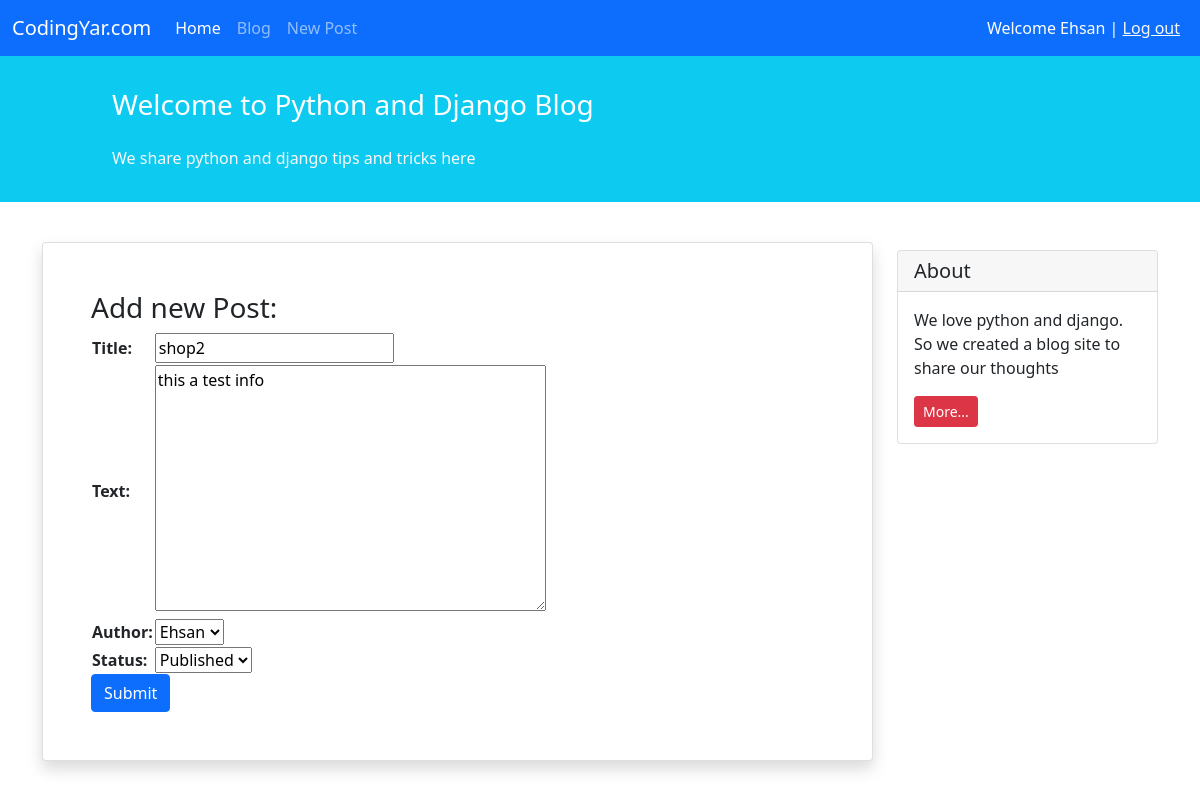
The app's page /blog/6/update/ (signed in) with its own data.
### blog/models.py (models this page shows, shortened)
class Post(models.Model):
    STATUS_CHOICES = (
        ('pub', 'Published'),
        ('drf', 'Draft')
    )
    title = models.CharField(max_length=100)
    text = models.TextField()
    author = models.ForeignKey('auth.User', on_delete=models.CASCADE)
    datetime_created = models.DateTimeField(auto_now_add=True)
    datetime_modified = models.DateTimeField(auto_now=True)
    status = models.CharField(choices=STATUS_CHOICES, max_length=3)

### blog/views.py (the view)
# urls.py: path('<int:pk>/update/', views.PostUpdateView.as_view(), name='post_update'),
class PostUpdateView(generic.UpdateView):
    model = Post
    form_class = NewPostForm
    template_name = 'blog/post_create.html'

### blog/forms.py
class NewPostForm(forms.ModelForm):
    class Meta:
        model = Post
        fields = ['title', 'text', 'author', 'status']

### blog/templates/blog/post_create.html (shortened to what this page needs)
{% extends '_base.html' %}
{% block content %}
    <div class="container mt-4">
        <div class="row">
            <div class="col-9">
                <div class="card shadow my-3 p-5">
                    <h3>Add new Post:</h3>
                    <form method="POST">
                        <table>
                            {{ form.as_table }}
                        </table>
                        <button type="submit" class="btn btn-primary">Submit</button>
                    </form>
                </div>
            </div>
            <div class="col-3">
                <div class="card my-4">
                    <h5 class="card-header">About</h5>
                    <div class="card-body">
                        <p class="card-text">We love python and django. So we created a blog site to share our
                            thoughts</p>
                        <a href="#"
                           class="btn btn-sm btn-danger">
                            More...
                        </a>
                    </div>
                </div>
            </div>
        </div>
    </div>
{% endblock content %}

### templates/_base.html (shortened to what this page needs)
<!doctype html>
<html lang="en">
<head>
    <link href="https://cdn.jsdelivr.net/npm/bootstrap@5.1.3/dist/css/bootstrap.min.css" rel="stylesheet"
>
</head>
<body>
<nav class="navbar navbar-expand-lg navbar-dark bg-primary">
    <div class="container-fluid">
        <a class="navbar-brand" href="#">CodingYar.com</a>
        <div class="collapse navbar-collapse" id="navbarNavAltMarkup">
            <div class="navbar-nav">
                <a class="nav-link active" aria-current="page" href="{% url 'posts_list' %}">Home</a>
                <a class="nav-link" href="#">Blog</a>
                <a class="nav-link" href="{% url 'post_create' %}">New Post</a>
            </div>
        </div>
        <div class="mx-2 text-white">
            {% if user.is_authenticated %}
                Welcome {{ user.username }} | <a class="text-light" href="{% url 'logout' %}">Log out</a>
            {% else %}
                <a class="text-light" href="{% url 'login' %}">Log In</a> | <a class="text-light" href="{% url 'signup' %}">Sign Up</a>
            {% endif %}
        </div>
    </div>
</nav>
<div class="container-fluid bg-info">
    <div class="row py-3">
        <div class="col-md-8 col-md-10 mx-auto">
            <h3 class="my-4 mt-3 text-white">Welcome to Python and Django Blog</h3>
            <p class="text-light">We share python and django tips and tricks here</p>
        </div>
    </div>
</div>
{% block content %}
{% endblock %}
</body>
</html>

### records on screen
Post: title "shop2", text "this a test info", author "Ehsan", status "Published"

### other values on screen
{{ user.username }} "Ehsan"
